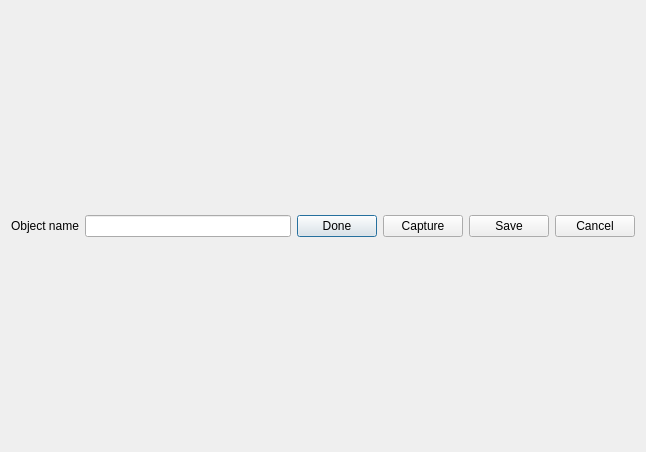
<?xml version="1.0" encoding="UTF-8"?>
<ui version="4.0">
 <class>DictionaryDialog</class>
 <widget class="QDialog" name="DictionaryDialog">
  <property name="geometry">
   <rect>
    <x>0</x>
    <y>0</y>
    <width>646</width>
    <height>452</height>
   </rect>
  </property>
  <property name="windowTitle">
   <string>Dialog</string>
  </property>
  <layout class="QGridLayout" name="gridLayout">
   <item row="1" column="0">
    <layout class="QHBoxLayout" name="buttonLayout">
     <item>
      <widget class="QLabel" name="nameLabel">
       <property name="sizePolicy">
        <sizepolicy hsizetype="Fixed" vsizetype="Fixed">
         <horstretch>0</horstretch>
         <verstretch>0</verstretch>
        </sizepolicy>
       </property>
       <property name="text">
        <string>Object name</string>
       </property>
      </widget>
     </item>
     <item>
      <widget class="QLineEdit" name="nameLine"/>
     </item>
     <item>
      <widget class="QPushButton" name="doneButton">
       <property name="text">
        <string>Done</string>
       </property>
      </widget>
     </item>
     <item>
      <widget class="QPushButton" name="captureButton">
       <property name="text">
        <string>Capture</string>
       </property>
      </widget>
     </item>
     <item>
      <widget class="QPushButton" name="saveButton">
       <property name="text">
        <string>Save</string>
       </property>
      </widget>
     </item>
     <item>
      <widget class="QPushButton" name="cancelButton">
       <property name="text">
        <string>Cancel</string>
       </property>
      </widget>
     </item>
    </layout>
   </item>
   <item row="0" column="0">
    <layout class="QHBoxLayout" name="captureLayout"/>
   </item>
  </layout>
 </widget>
 <resources/>
 <connections/>
</ui>
